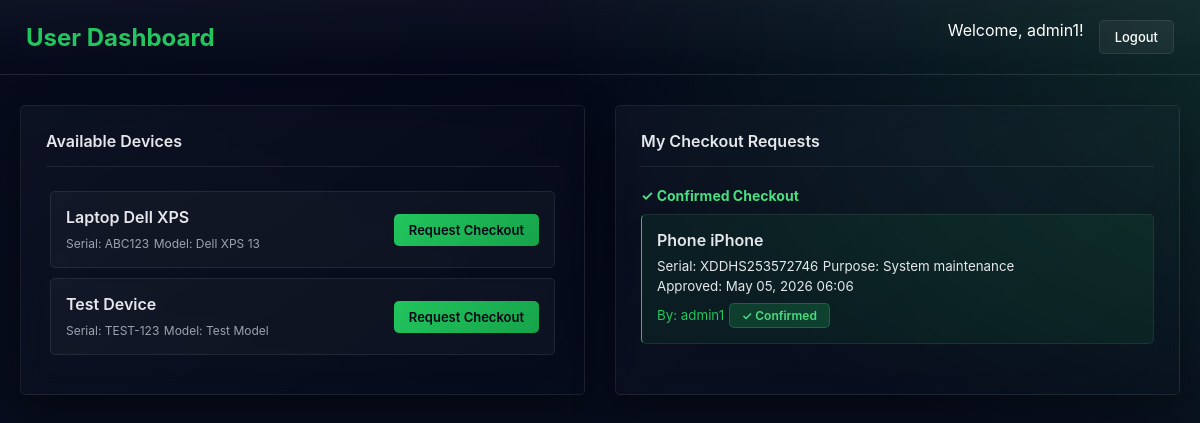
/user/dashboard/ (signed in), run on an earlier commit of the app's database.
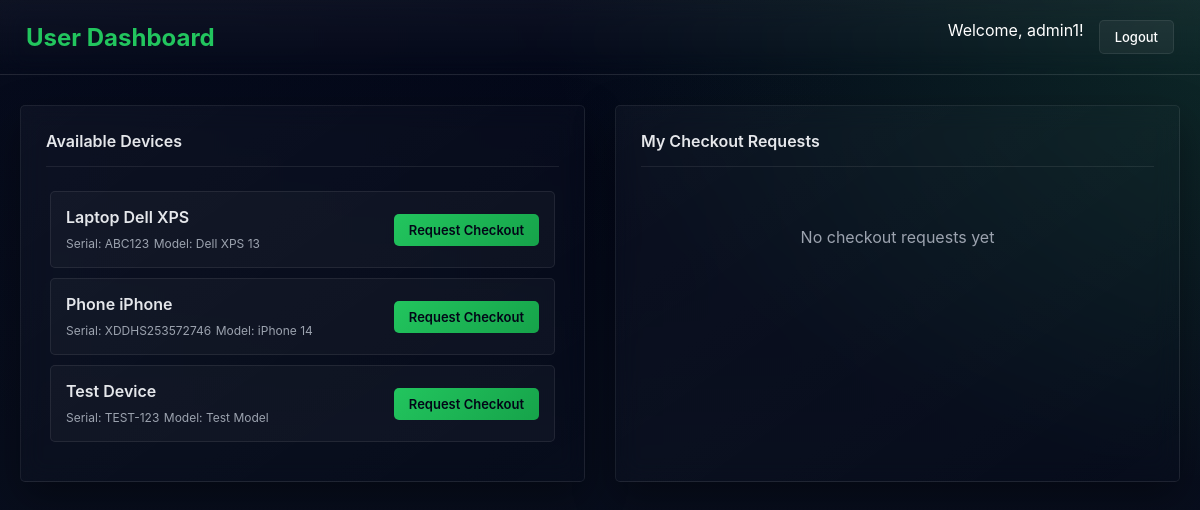
And on a later commit of the database.
### monitor/models.py (models this page shows, shortened)
class RegisteredDevice(models.Model):
    serial_number = models.CharField(max_length=120, unique=True)
    device_name = models.CharField(max_length=200)
    device_model = models.CharField(max_length=200, blank=True)
    description = models.TextField(blank=True)
    registered_by = models.ForeignKey(User, on_delete=models.SET_NULL, null=True, blank=True, related_name='registered_devices')
    registered_date = models.DateTimeField(auto_now_add=True)
    is_active = models.BooleanField(default=True)
    class Meta:
        verbose_name = 'Registered Device'
        verbose_name_plural = 'Registered Devices'

class DeviceCheckout(models.Model):
    STATUS_CHOICES = (
        ('PENDING', 'Pending Approval'),
        ('APPROVED', 'Approved'),
        ('CHECKED_OUT', 'Checked Out'),
        ('COMPLETED', 'Completed'),
        ('DENIED', 'Denied'),
    )
    registered_device = models.ForeignKey(RegisteredDevice, on_delete=models.CASCADE, related_name='checkouts', null=True, blank=True)
    serial_number = models.CharField(max_length=120, blank=True, null=True)  # denormalized for quick lookup
    user = models.ForeignKey(User, on_delete=models.CASCADE, related_name='checkouts', null=True, blank=True)
    user_name = models.CharField(max_length=120)
    user_contact = models.CharField(max_length=120, blank=True)
    user_department = models.CharField(max_length=120, blank=True)
    checkout_time = models.DateTimeField(auto_now_add=True)
    checkin_time = models.DateTimeField(null=True, blank=True)
    purpose = models.TextField(blank=True)
    is_active = models.BooleanField(default=True)
    status = models.CharField(max_length=20, choices=STATUS_CHOICES, default='PENDING')
    approved_by = models.ForeignKey(User, on_delete=models.SET_NULL, null=True, blank=True, related_name='approvals')
    approval_date = models.DateTimeField(null=True, blank=True)
    class Meta:
        verbose_name = 'Device Checkout'
        verbose_name_plural = 'Device Checkouts'

### monitor/views.py (the view)
# urls.py: path('user/dashboard/', views.user_dashboard, name='user_dashboard'),
@login_required(login_url='login')
@role_required('USER')
def user_dashboard(request):
    all_registered_devices = RegisteredDevice.objects.filter(is_active=True).order_by('device_name')
    unavailable_serials = DeviceCheckout.objects.filter(
        status__in=['PENDING', 'CHECKED_OUT']
    ).values_list('serial_number', flat=True)
    available_devices = all_registered_devices.exclude(serial_number__in=unavailable_serials)
    user_checkouts = DeviceCheckout.objects.filter(user=request.user).order_by('-checkout_time')
    pending_checkouts = user_checkouts.filter(status='PENDING')
    approved_checkouts = user_checkouts.filter(status='CHECKED_OUT')
    return render(request, 'user_dashboard.html', {
        'available_devices': available_devices,
        'pending_checkouts': pending_checkouts,
        'approved_checkouts': approved_checkouts
    })

### monitor/templates/user_dashboard.html (shortened to what this page needs)
<!DOCTYPE html>
<html lang="en">
<head>
</head>
<body>
    <header>
        <h1>User Dashboard</h1>
        <div class="header-actions">
            <span>Welcome, {{ user.get_full_name|default:user.username }}!</span>
            <a href="{% url 'logout' %}">Logout</a>
        </div>
    </header>
    <div class="container">
        <div class="dashboard-grid">
            <div class="card" data-section="available-devices">
                <h2>Available Devices</h2>
                <div class="device-list" id="deviceList">
                    {% if available_devices %}
                        {% for device in available_devices %}
                        <div class="device-item">
                            <div class="device-info">
                                <strong>{{ device.device_name }}</strong>
                                <small>Serial: {{ device.serial_number }}</small>
                                {% if device.device_model %}<small>Model: {{ device.device_model }}</small>{% endif %}
                            </div>
                            <button onclick="openModal('{{ device.serial_number }}', '{{ device.device_name }}')">Request Checkout</button>
                        </div>
                        {% endfor %}
                    {% else %}
                        <div class="empty-message">
                            <p>No devices available at the moment</p>
                        </div>
                    {% endif %}
                </div>
            </div>
            <div class="card" data-section="checkout-requests">
                <h2>My Checkout Requests</h2>
                <div id="checkoutList">
                    {% if approved_checkouts %}
                        <div>
                            <h3 style="color: #4ade80; font-size: 14px; margin-bottom: 10px;">✓ Confirmed Checkout</h3>
                            {% for checkout in approved_checkouts %}
                            <div class="checkout-item" style="background: rgba(34,197,94,.08); border-left-color: var(--accent);">
                                <strong>{% if checkout.registered_device %}{{ checkout.registered_device.device_name }}{% else %}{{ checkout.serial_number }}{% endif %}</strong>
                                <small>Serial: {{ checkout.serial_number }}</small>
                                <small>Purpose: {{ checkout.purpose }}</small>
                                <br>
                                <small>Approved: {{ checkout.approval_date|date:"M d, Y H:i" }}</small>
                                <br>
                                <small style="color: var(--accent);">By: {{ checkout.approved_by.get_full_name|default:checkout.approved_by.username }}</small>
                                <span class="status-badge status-approved">✓ Confirmed</span>
                            </div>
                            {% endfor %}
                        </div>
                    {% endif %}
                    {% if not pending_checkouts and not approved_checkouts %}
                        <div class="empty-message">
                            <p>No checkout requests yet</p>
                        </div>
                    {% endif %}
                </div>
            </div>
        </div>
    </div>
</body>
</html>

What changed in the data, as far as the page shows it:
no longer on this page (row edited): DeviceCheckout: registered_device.device_name "Phone iPhone", serial_number "XDDHS253572746", purpose "System maintenance", approval_date "May 05, 2026 06:06", approved_by.get_full_name "admin1"
now on this page (row unchanged): RegisteredDevice: device_name "Phone iPhone", serial_number "XDDHS253572746", device_model "iPhone 14"
Also different on the page:
text no longer shown: "✓ Confirmed Checkout"
text now shown: "No checkout requests yet"
